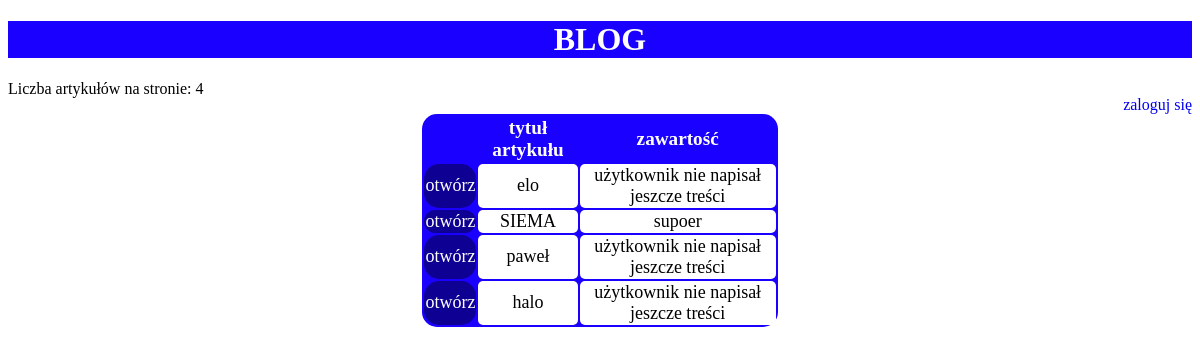
The page / on the database its author committed.
### tables this page shows
CREATE TABLE `articles` (
  `article_id` mediumint(9) NOT NULL,
  `title` text NOT NULL,
  `content` text NOT NULL DEFAULT 'użytkownik nie napisał jeszcze treści',
  `summary` text NOT NULL DEFAULT 'użytkownik nie napisał jeszcze treści'
);

### index.php (the view, shortened to what this page needs)
<?php
require_once('config.php');
?>
<!DOCTYPE html>
<html lang="en">
<head>
    <link rel="stylesheet" href="style.css">
</head>
<body>
    <header>
        <a href="index.php"><h1>BLOG</h1></a>
        <a id="login" href="login.php"><p>zaloguj się</p></a>
    </header>
    <?php
    $sql2 = "SELECT COUNT(*) AS 'liczba' FROM articles;";
    $stmt2 = $mysqli->prepare($sql2);
    $stmt2 ->execute();
    $wynik2 = $stmt2->get_result();
    while($article2 = $wynik2->fetch_assoc()) {
    echo "<p> Liczba artykułów na stronie: " . $article2['liczba'];
    }
    ?>
    <section id="tabela">
    <?php
    $sql = "SELECT * FROM blog.articles";
    $stmt = $mysqli->prepare($sql);
    $stmt ->execute();
    $wynik = $stmt->get_result();
    echo "<table> <tr> <th></th> <th>tytuł artykułu</th> <th>zawartość</th> </tr>";
    while($article = $wynik->fetch_assoc()) {
        echo '<tr> <td id="otworz"> <a href="artykul.php?id=' . $article['article_id'] . '">otwórz</a></td> <td>' . $article['title'] . "</td> <td>". $article['summary'] . "</td> </tr>";
    }
    echo "</table>";
    ?>
    </section>
</body>
</html>

### style.css (style rules this page uses)
header { background-color: rgb(25, 0, 255); clear: both; }
h1 { text-align: center; color: white; }
#login { float: right; }
td { background-color: white; border-radius: 5px; font-size: large; text-align: center; overflow: hidden; }
#tabela { width: 30%; margin: auto; }
table { background-color: rgb(25, 0, 255); border-radius: 15px; margin: auto; }
th { color: white; font-size: larger; }
#otworz { border: none; border-radius: 15px; background-color: rgb(15, 0, 148); }
#otworz a { color: white; font-style: normal; text-decoration: none; }
header a { text-decoration: none; }

### rows shown on the page
articles: title "elo", summary "użytkownik nie napisał jeszcze treści"
articles: title "SIEMA", summary "supoer"
articles: title "paweł", summary "użytkownik nie napisał jeszcze treści"
articles: title "halo", summary "użytkownik nie napisał jeszcze treści"

### other values the page prints
$article2['liczba'] "4"
